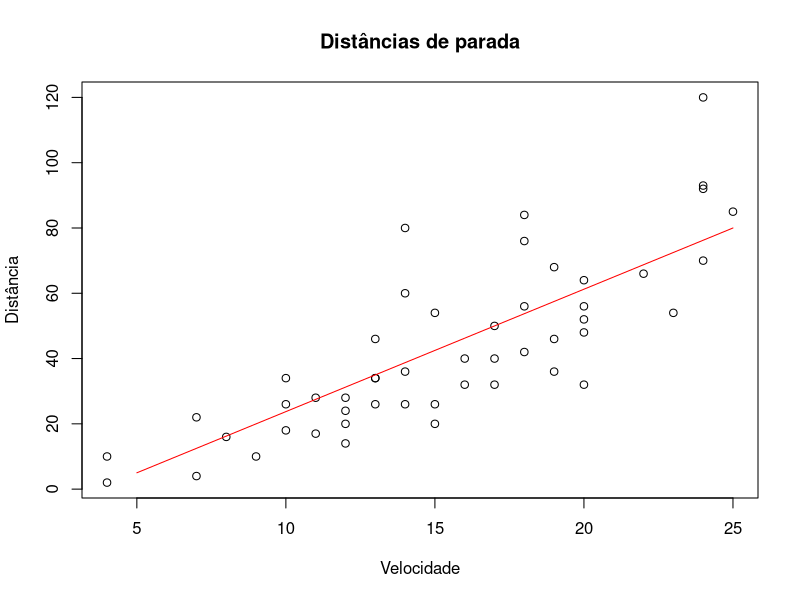
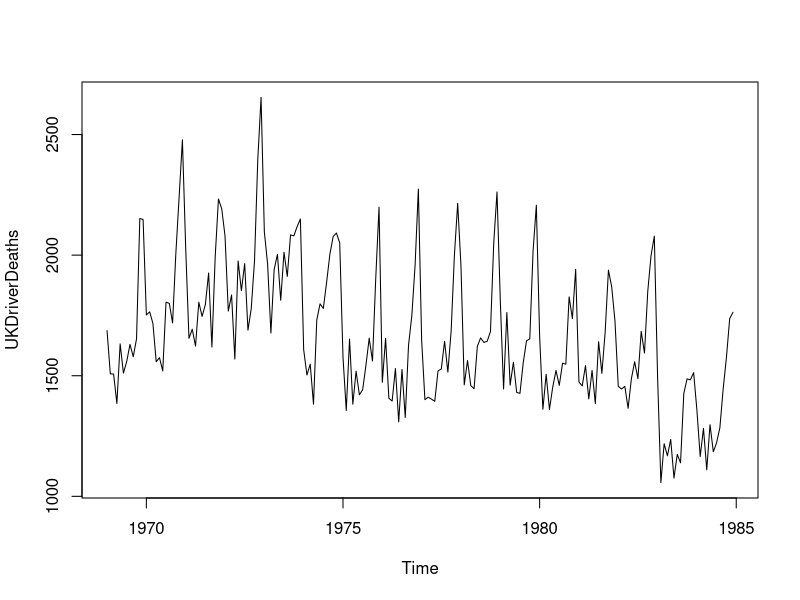
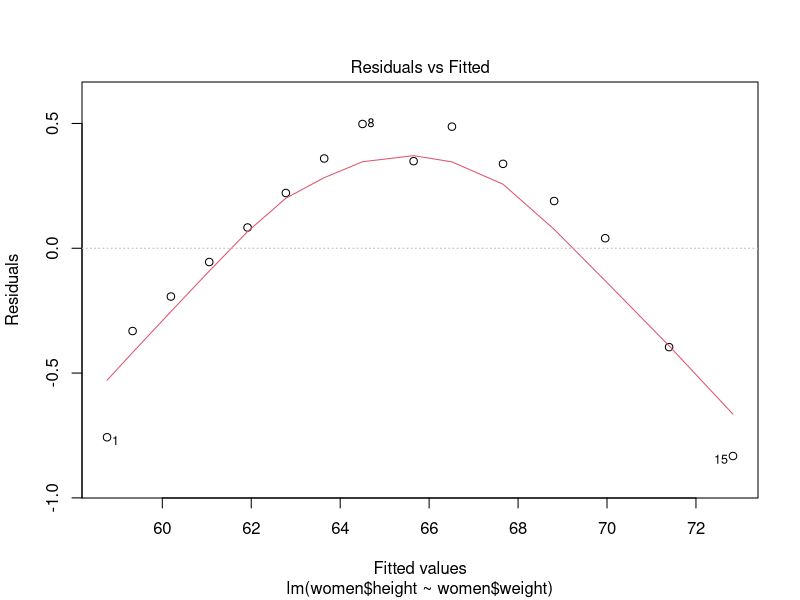
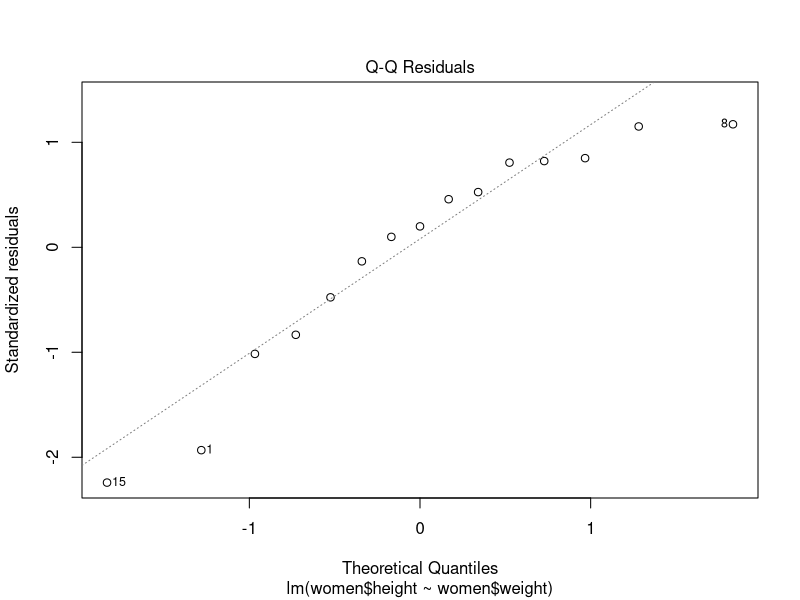
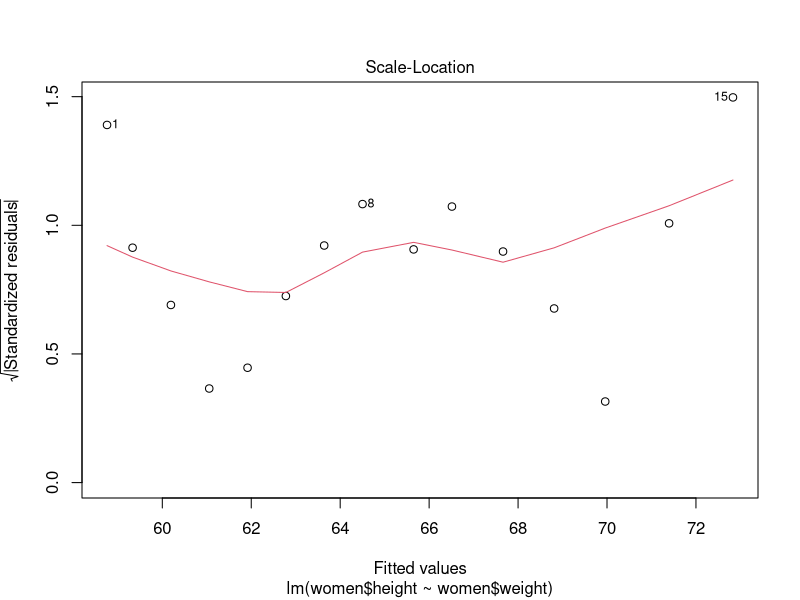
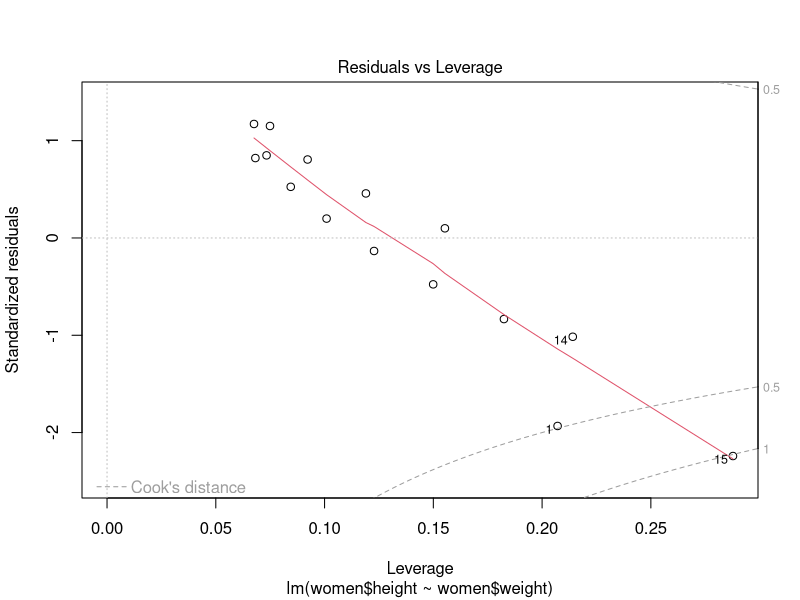
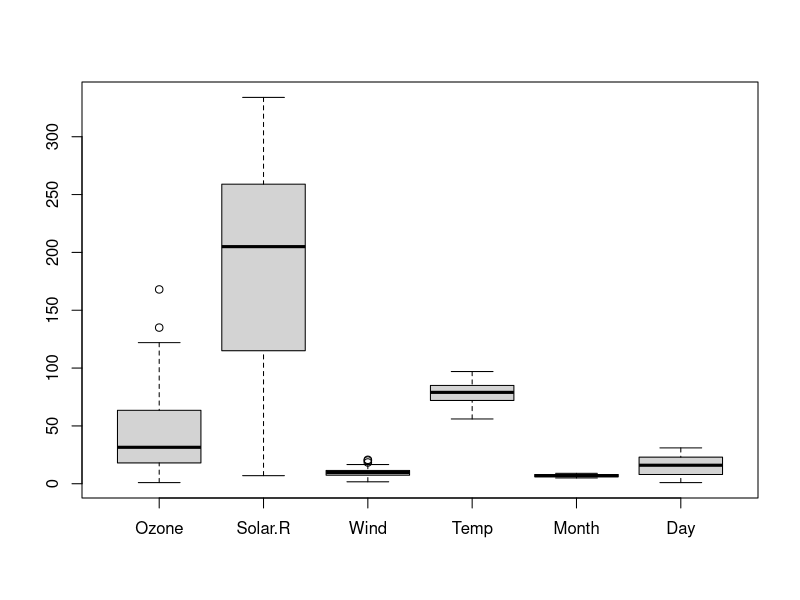
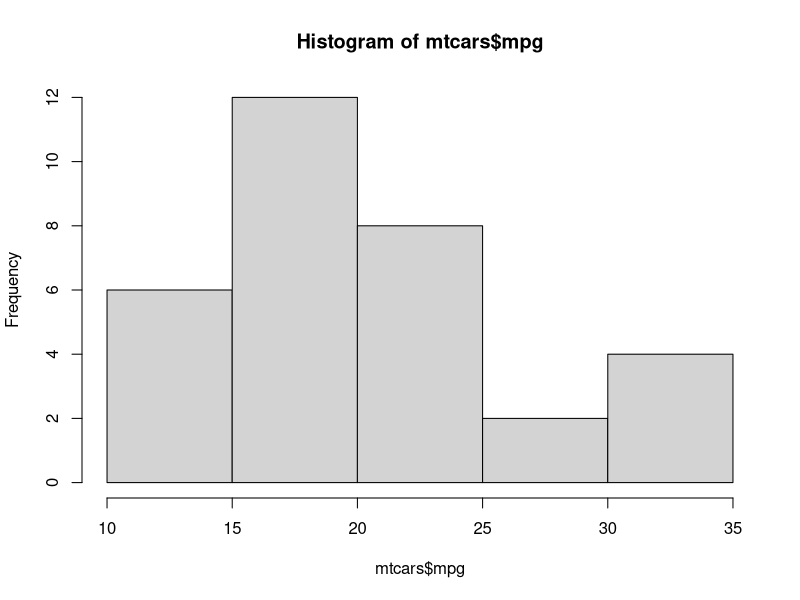

Source code (R) for these figures, in order: (Note: this script raises an error after producing the figures.)
## ---- chunk 1
library(dplyr)
library(tibble)
library(ggplot2)
library(reshape2)
## ---- chunk 2
n <- ((5 + 5) * 4) / 2
n
sqrt(n + 5) -> sq
sq
sq ^ 3
## ---- chunk 3
v <- c(1,2,3,4,5)
v
v <- 1:5
v
seq(5) -> v
v
v <- seq.int(from = 1, to = 5, by = 1)
v
## ---- chunk 4
v_names <- c("um", "dois", "três", "quatro", "cinco")
names(v) <- v_names
v
## ---- chunk 5
v * n

v ** 2
## ---- chunk 6
vis <- v[1] + v[3]
vis
## ---- chunk 7
v2 <- c(2,2,2,2,2)
v +v2
## ---- chunk 8
v2 <- c(3,3,3)
v * v2
## ---- chunk 9
v[1:3]
## ---- chunk 10
v > 3
## ---- chunk 11
v[v>3]
## ---- chunk 12
m1 <- matrix(1:20, nrow = 4, ncol = 5)
m1
## ---- chunk 13
m1 * 5
## ---- chunk 14
m1 * v
## ---- chunk 15
m2 <- matrix(20:39, nrow = 4, ncol = 5)
m1 * m2
m1 + m2
## ---- chunk 16
m3 <- matrix(1:20, nrow = 5, ncol = 4)
m1 %*% m3
## ---- chunk 17
random_vec <- sample(30)
random_vec
sum(random_vec)
## ---- chunk 18
sum(mtcars$gear == 4)
## ---- chunk 19
vec_m <- c(1,2,3,4,5,6,7,8,9,10,30)
mean(vec_m)

## ---- chunk 20
median(vec_m)
## ---- chunk 21
vec_var <- sample(20)
vec_var
sd(vec_var)

## ---- chunk 22
women
regWomen <- lm(women$height ~ women$weight)
summary(regWomen)
## ---- chunk 23
plot(x = cars$speed, y = cars$dist, main = "Distâncias de parada", xlab = "Velocidade", ylab = "Distância")
#Também é possível interferir no gráfico que foi plotado. Os dois comandos devem ser executados juntos.
lines (c(5,25),c(5,80), col='red')
## ---- chunk 24
plot(UKDriverDeaths)
## ---- chunk 25
plot(regWomen)
## ---- chunk 26
boxplot(airquality)

## ---- chunk 27
hist(mtcars$mpg)
## ---- chunk 28
select(mtcars, mpg,hp,qsec,gear)
## ---- chunk 29
select(mtcars, hp:gear)
## ---- chunk 30
filter(mtcars, hp > 100, wt < 3.000 | qsec > 20.1)
## ---- chunk 31
arrange(mtcars, cyl, desc(gear))
## ---- chunk 32
mutate(USArrests, murder_prop = Murder / (Assault + Rape))
## ---- chunk 33
airquality %>% filter(Month == 8) %>% select(Ozone,Temp,Wind) %>% mutate(vento_ao_quadrado = Wind ** 2)
## ---- chunk 34
ggplot(women, aes(women$height,women$weight)) + geom_point(col='red') + geom_path(col='#333333')
ggplot(cars, aes(cars$speed,cars$dist)) + geom_count()
## ---- chunk 35
mtcarros <- as_tibble(rownames_to_column(mtcars))

car_clusters <- kmeans(mtcarros[, c('wt', 'qsec')], 3, nstart = 30)

mtcarros$cluster <- factor(car_clusters$cluster)

centroids <- data.frame(cluster = factor(seq(1:n_clusters)),
                        wt = car_clusters$centers[,'wt'],
                        qsec = car_clusters$centers[,'qsec'])


mtcarros %>% select(rowname, cluster)

## ---- chunk 36
ggplot() + geom_point(data = mtcarros, aes(x = mtcarros$wt, y = mtcarros$qsec, color = mtcarros$cluster)) +  geom_point(data = centroids,
             mapping = aes(x = wt, y = qsec, color = cluster), size=8, pch=8)
## ---- chunk 37
corMatrix <- cor(mtcars)
corMatrix
melt_cor_matrix <- melt(corMatrix)
melt_cor_matrix
## ---- chunk 38
ggplot(data = melt_cor_matrix, aes(Var2,Var1, fill=value)) + geom_tile(color = "white") + scale_fill_gradient2(low = "blue", high = "red", 
   midpoint = 0, limit = c(-1,1), name="correlacao") + geom_text(aes(Var2, Var1, label = round(value,2)), size = 2.5)
